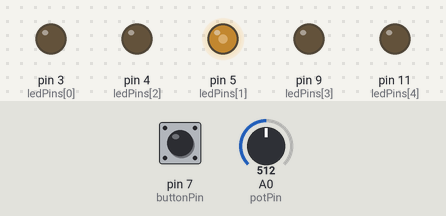
Bench run of a sketch on a simulated Arduino Uno, built with avr-gcc and run on an emulated ATmega328P. Parts: output pins drawn as LEDs (lit = HIGH). Dashed ring = blinking. The test bench sets the inputs (shaded band); at power-on: pin 7 (buttonPin) HIGH, A0 (potPin) = 512. What the sketch prints to the serial monitor is not drawn.

Above: at 1.2 s.
1.3 s: pin 7 (buttonPin) pulled LOW for 0.2 s
At 1.82 s:
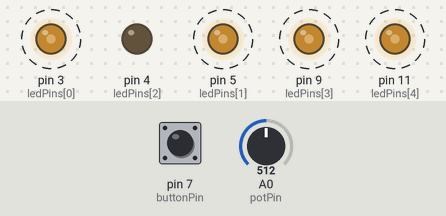
4.3 s: pin 7 (buttonPin) pulled LOW for 3.2 s
At 7.0 s:
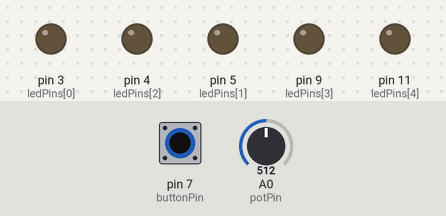
9.0 s: A0 (potPin) set to 122
12.0 s: A0 (potPin) set to 0
At 12.77 s:
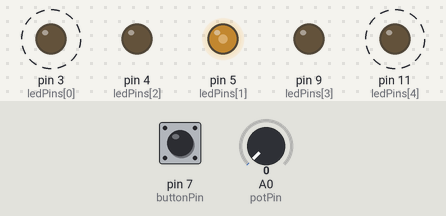
15.0 s: A0 (potPin) set to 716
At 15.99 s:
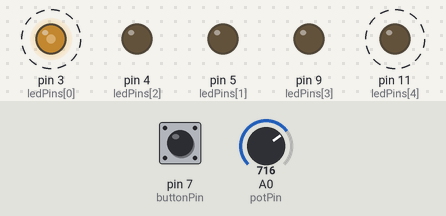
18.0 s: pin 7 (buttonPin) pulled LOW for 1 s
At 18.78 s:
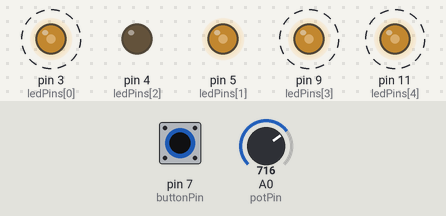
Timing chart, 0 to 22.0 s (numbered marks = the images above; inputs shaded):
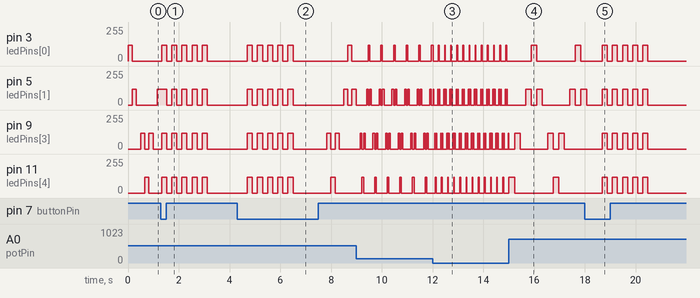

Measured:
- after the input at 1.3 s, pin 3 (ledPins[0]): alternates 120/255 for 0.20 s and 0/255 for 0.20 s, 9 changes in all, then stays 0/255, starting after 0.22 s; pin 11 (ledPins[4]): alternates 120/255 for 0.20 s and 0/255 for 0.20 s, 10 changes in all, then stays 0/255, starting at once
- after the input at 4.3 s, pin 3 (ledPins[0]): goes 4 × (120/255 0.20 s, 0/255 0.20 s), 120/255 0.20 s, 0/255 2.2 s, 120/255 0.17 s, then 0/255, starting after 0.40 s; pin 5 (ledPins[1]): goes 4 × (120/255 0.20 s, 0/255 0.20 s), 120/255 0.20 s, 0/255 2.0 s, 120/255 0.17 s, 0/255 0.17 s, 120/255 0.17 s, then 0/255, starting after 0.40 s
- after the input at 9.0 s, pin 3 (ledPins[0]): alternates 120/255 for 0.06 s and 0/255 for 0.44 s, starting after 0.46 s; pin 11 (ledPins[4]): alternates 120/255 for 0.06 s and 0/255 for 0.44 s, starting after 0.22 s
- after the input at 12.0 s, pin 3 (ledPins[0]): alternates 120/255 for 0.03 s and 0/255 for 0.21 s, starting after 0.23 s; pin 11 (ledPins[4]): alternates 120/255 for 0.03 s and 0/255 for 0.21 s, starting after 0.11 s
- after the input at 15.0 s, pin 3 (ledPins[0]): alternates 120/255 for 0.22 s and 0/255 for 1.5 s, starting after 0.88 s; pin 11 (ledPins[4]): 120/255 → 0/255 after 0.23 s, → 120/255 1.5 s later, → 0/255 0.22 s later
- after the input at 18.0 s, pin 3 (ledPins[0]), pin 11 (ledPins[4]): alternates 120/255 for 0.20 s and 0/255 for 0.20 s, 10 changes in all, then stays 0/255, starting after 0.68 s
- by itself, pin 5 (ledPins[1]): alternates 120/255 for 0.20 s and 0/255 for 0.20 s, 9 changes in all, then stays 0/255
- by itself, pin 9 (ledPins[3]): alternates 120/255 for 0.20 s and 0/255 for 0.20 s, 10 changes in all, then stays 0/255

The sketch:

Day4_Arcade_Game.ino
```cpp
/*
  Arduino Arcade Reaction Game - Day 4
  Pins Used:
  LEDs: 3, 5, 4, 9, 11 (PWM control for 50% dimmed brightness)
  Button: Pin 7 (INPUT_PULLUP)
  Potentiometer: Analog A0 (Speed Control)
*/

const int ledPins[] = {3, 5, 4, 9, 11};
const int buttonPin = 7;
const int potPin = A0;
const int dimBrightness = 120; // 50% Dim for camera-friendly shots

int currentLED = 0;
int direction = 1;
bool gamePlaying = true;

void setup() {
  Serial.begin(115200);
  for (int i = 0; i < 5; i++) {
    pinMode(ledPins[i], OUTPUT);
  }
  pinMode(buttonPin, INPUT_PULLUP);
}

void loop() {
  int speed = map(analogRead(potPin), 0, 1023, 30, 300);

  if (gamePlaying) {
    for (int i = 0; i < 5; i++) {
      analogWrite(ledPins[i], 0);
    }

    analogWrite(ledPins[currentLED], dimBrightness);

    if (digitalRead(buttonPin) == LOW) {
      gamePlaying = false;

      if (currentLED == 2) { // Index 2 is Pin 4 (Yellow Target)
        Serial.println("🏆 WINNER!");
        winCelebration();
      } else {
        Serial.println("❌ GAME OVER!");
        failBlinkExceptThree();
      }
    }

    currentLED += direction;
    if (currentLED == 4 || currentLED == 0) {
      direction = -direction;
    }

    delay(speed);
  } else {
    if (digitalRead(buttonPin) == LOW) {
      delay(400);
      gamePlaying = true;
    }
  }
}

void winCelebration() {
  for (int i = 0; i < 5; i++) {
    if (i == 2) {
      analogWrite(ledPins[i], dimBrightness);
    } else {
      analogWrite(ledPins[i], 0);
    }
  }
}

void failBlinkExceptThree() {
  for (int blinkCount = 0; blinkCount < 5; blinkCount++) {
    for (int j = 0; j < 5; j++) {
      if (j != 2) {
        analogWrite(ledPins[j], dimBrightness);
      } else {
        analogWrite(ledPins[j], 0);
      }
    }
    delay(200);
    for (int j = 0; j < 5; j++) {
      analogWrite(ledPins[j], 0);
    }
    delay(200);
  }
}
```
